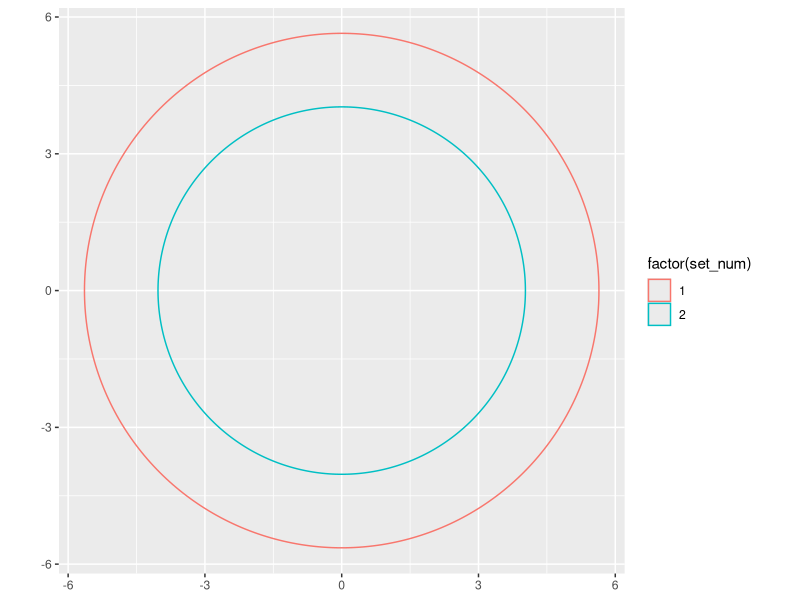

Recreate this plot in R. (Note: this script raises an error after producing the figure.)
## ---- chunk 1
library(ggforce)
library(tidyverse)
## ---- chunk 2
set1 <- 1:100
set2 <- 75:125


## ---- chunk 3
cirtib <- tibble(set_num = c(1,2), set_size = c(length(set1), length(set2))) |> 
  mutate(set_r = sqrt(set_size/pi))
## ---- chunk 4
ggplot(cirtib) + 
  geom_circle(mapping = aes(x0 = 0, y0 = 0, 
                            r = set_r, 
                            color = factor(set_num))) +
  coord_fixed()
## ---- chunk 5

# calc_a <- function(d, radius1, radius2) {
#   A <- radius1^2*acos((d^2 + radius1^2 - radius2^2) / (2*d*radius1)) + 
#     radius2^2*acos((d^2 - radius1^2 + radius2^2) / (2*d*radius1)) -
#     0.5*sqrt((d+radius1-radius2) * (d-radius1+radius2) * (-d+radius1+radius1) * (d+radius1+radius2))
#   
#   return(A)
# }
# 
# opt_d <- function(d, area, radius1, radius2) {
#     
#   dcheck <- calc_a(d, radius1, radius2)
#   
#   return(dcheck - area)
# }
## ---- chunk 6
# get the optimal shift
  #opt_d and calc_a are defined in venn_distances.R
# find_d <- function(area, radii, radius1, radius2) {
#   if (!missing(radii) & (!missing(radius1) | !missing(radius2))) {
#     rlang::abort('either use radii or radius1, radius2')
#   }
#   
#   if (missing(radii)) {
#     radii <- c(radius1, radius2)
#   }
#   bestd <- optimize(opt_d, lower = abs(diff(radii)), upper =  sum(radii),
#                     area = area, radii = radii)
# }
## ---- chunk 7
# need to get this into the mutate somehow
d <- find_d(area = length(intersect(set1, set2)), radii = cirtib$set_r)
cirtib$set_d = c(0, d)
## ---- chunk 8
ggplot(cirtib) + 
  geom_circle(mapping = aes(x0 = set_d, y0 = 0, 
                            r = set_r, 
                            color = factor(set_num))) +
  coord_fixed()
## ---- chunk 9
cirtib <- cirtib |> 
  mutate(setpair = 1,
         overlap = length(intersect(set1, set2))) |> 
  mutate(setd_tidy = find_d(unique(overlap), set_r), .by = setpair) |> 
  # we don't want to shift BOTH circles. If we want them centered, we can shift +- half
  mutate(centers = setd_tidy*c(-0.5, 0.5))
## ---- chunk 10
ggplot(cirtib) + 
  geom_circle(mapping = aes(x0 = centers, y0 = 0, 
                            r = set_r, 
                            fill = factor(set_num)),
              alpha = 0.4) +
  coord_fixed()
## ---- chunk 11
manysets <- tibble(set_pair = rep(1:11, each = 2),
                   set_num = rep(1:2, 11),
                   area= runif(22)*100) |> 
  mutate(overlapfrac = rep(seq(0, 1, 0.1), each = 2)) |> 
  mutate(overlap = overlapfrac*min(area), .by = set_pair)
## ---- chunk 12
manysets <- manysets |> 
  mutate(radius = sqrt(area/pi)) |> 
  mutate(d = find_d(unique(overlap), radii = radius), .by = set_pair)

# makes testing easier
manysets <- manysets |> 
  # and a check
  mutate(area_calc = calc_a(unique(d), radii = radius), .by = set_pair) |> 
  mutate(area_error = abs(overlap - area_calc)) |> 
  mutate(centers = d*c(-0.5, 0.5))
## ---- chunk 13
ggplot(manysets) + 
  geom_circle(mapping = aes(x0 = centers, y0 = (set_pair-1)*10, 
                            r = radius, 
                            fill = factor(set_num)),
              alpha = 0.4) +
  coord_fixed()
## ---- chunk 14
manysets
## ---- chunk 15
evensets <- tibble(set_pair = rep(1:11, each = 2),
                   set_num = rep(1:2, 11),
                   area = rep(c(100, 50), 11)) |> 
  mutate(overlapfrac = rep(seq(0, 1, 0.1), each = 2)) |> 
  mutate(overlap = overlapfrac*min(area), .by = set_pair)
## ---- chunk 16
evensets <- evensets |> 
  mutate(radius = sqrt(area/pi)) |> 
  mutate(d = find_d(unique(overlap), radii = radius), .by = set_pair) |> 
  mutate(centers = d*c(-0.5, 0.5))

# makes testing easier
evensets <- evensets |> 
  # and a check
  mutate(area_calc = calc_a(unique(d), radii = radius), .by = set_pair) |> 
  mutate(area_error = abs(overlap - area_calc))
## ---- chunk 17
ggplot(evensets) + 
  geom_circle(mapping = aes(x0 = centers, y0 = (set_pair-1)*12, 
                            r = radius, 
                            fill = factor(set_num)),
              alpha = 0.4) +
  coord_fixed()
## ---- chunk 18
scaledsets <- tibble(set_pair = rep(1:11, each = 2),
                   set_num = rep(1:2, 11),
                   area = rep(c(10000, 5000), 11)) |> 
  mutate(overlapfrac = rep(seq(0, 1, 0.1), each = 2)) |> 
  mutate(overlap = overlapfrac*min(area), .by = set_pair) |> 
  mutate(area_scaled = area/100, overlap_scaled = overlap/100)
## ---- chunk 19
scaledsets <- scaledsets |> 
  mutate(radius = sqrt(area/pi),
         radius_scaled = sqrt(area_scaled/pi)) |> 
  mutate(d = find_d(unique(overlap), radii = radius), 
         d_scaled = find_d(unique(overlap_scaled), radii = radius_scaled),
         .by = set_pair) |> 
  mutate(centers = d*c(-0.5, 0.5),
         centers_scaled = d_scaled*c(-0.5, 0.5))
## ---- chunk 20
ggplot(scaledsets) + 
  geom_circle(mapping = aes(x0 = centers, y0 = (set_pair-1)*12, 
                            r = radius, 
                            fill = factor(set_num)),
              alpha = 0.4) +
  coord_fixed()
## ---- chunk 21
ggplot(scaledsets) + 
  geom_circle(mapping = aes(x0 = centers_scaled, y0 = (set_pair-1)*12, 
                            r = radius_scaled, 
                            fill = factor(set_num)),
              alpha = 0.4) +
  coord_fixed()
